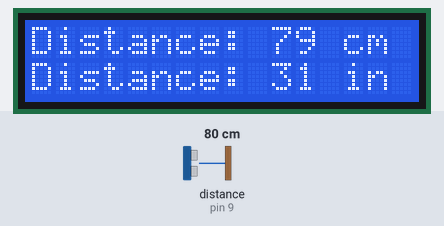
A sketch run on a simulated Arduino Uno, built with avr-gcc and run on an emulated ATmega328P. On the bench: 16×2 character LCD. Wiring (inferred from the names in the program): ultrasonic range finder: trigger pin 8; echo pin 9. The inputs (shaded band) are chosen by the test bench; at power-on: distance to the obstacle (sensor on pin 9) 80 cm. The echo pulse lasts 58.3 µs per cm.

Above: at 1.29 s.
1.3 s: distance to the obstacle (sensor on pin 9) set to 2 cm
At 2.4 s:
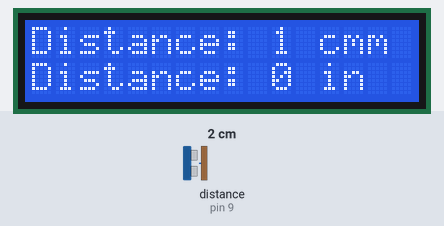
2.8 s: distance to the obstacle (sensor on pin 9) set to 18 cm
At 3.2 s:
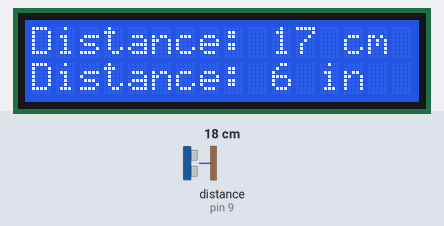
4.3 s: distance to the obstacle (sensor on pin 9) set to 4 cm
At 5.6 s:
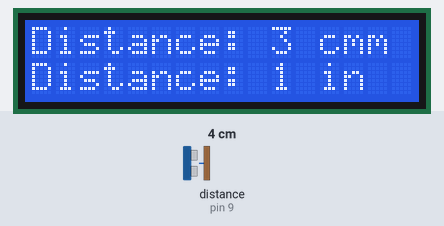
Timing chart, 0 to 7.3 s (numbered marks = the images above; inputs shaded):
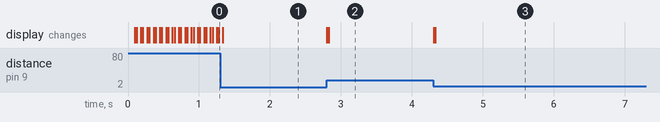

The sketch:

Ultrasonic_Sensors_and_Distance_Measurement.ino
```cpp
#include <LiquidCrystal.h>

LiquidCrystal lcd(1, 2, 3, 4, 5, 6);
const int trigPin = 8;
const int echoPin = 9;
long duration;
int distanceCm, distanceInch;

void setup() {
  lcd.begin(16,2);
  pinMode(trigPin, OUTPUT);
  pinMode(echoPin, INPUT);
}

void loop() {
  digitalWrite(trigPin, LOW);
  delayMicroseconds(2);
  digitalWrite(trigPin, HIGH);
  delayMicroseconds(10);
  digitalWrite(trigPin, LOW);
  duration = pulseIn(echoPin, HIGH);
  distanceCm= duration*0.034/2;
  distanceInch = duration * 0.01330 / 2;
  lcd.setCursor(0,0);
  lcd.print("Distance: ");
  lcd.print(distanceCm);
  lcd.print(" cm");
  delay(10);
  lcd.setCursor(0,1);
  lcd.print("Distance: ");
  lcd.print(distanceInch);
  lcd.print(" in ");
  delay(10);
}
```

Measured:
- after the input at 1.3 s, the display: changes at once (image 1)
- after the input at 2.8 s, the display: first changes at once (image 2 shows a later state)
- after the input at 4.3 s, the display: first changes at once (image 3 shows a later state)
